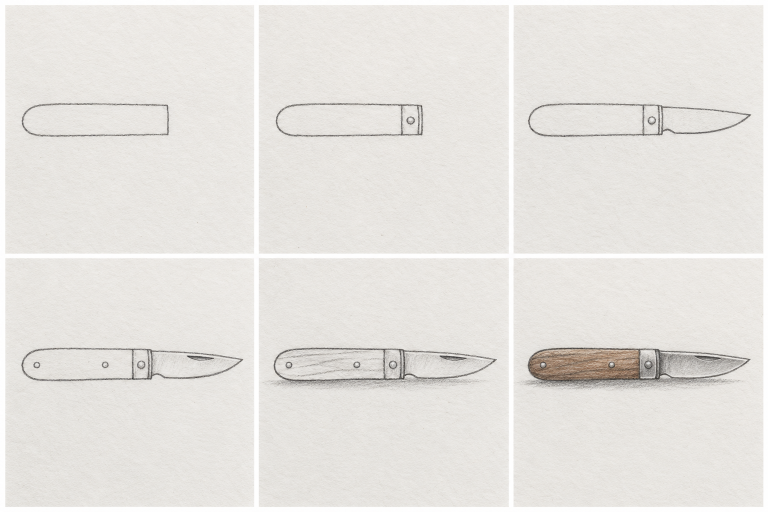
#> input picture drafts/open-pocketknife-with-wooden-handle/single-master-source.png, 1536 x 1024 px, found by its file name (shown at 1/2 size)
$ python derive-cumulative-sheet.py
#> lines starting #> are read from the running program, lines starting #| are printed output that depends on the picture
from PIL import Image, ImageDraw, ImageFilter
from pathlib import Path
src=Image.open('drafts/open-pocketknife-with-wooden-handle/single-master-source.png').convert('RGB')
#> src is the input picture: PIL image 1536x1024 RGB; mean R, G, B 230.3, 227.6, 223.6
master=src.crop((518,517,1018,1017))
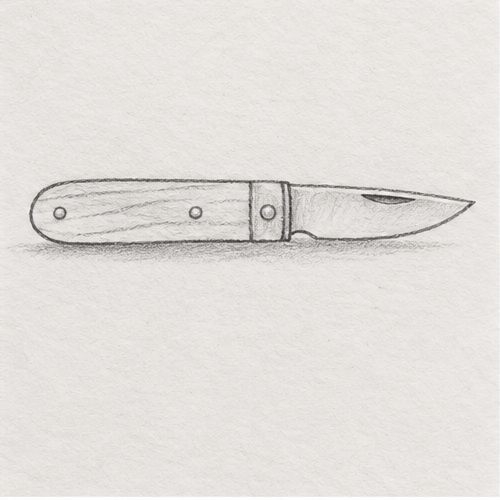
#> master: PIL image 500x500 RGB; mean R, G, B 226.9, 224.3, 220.2
finish=src.crop((1028,517,1528,1017))
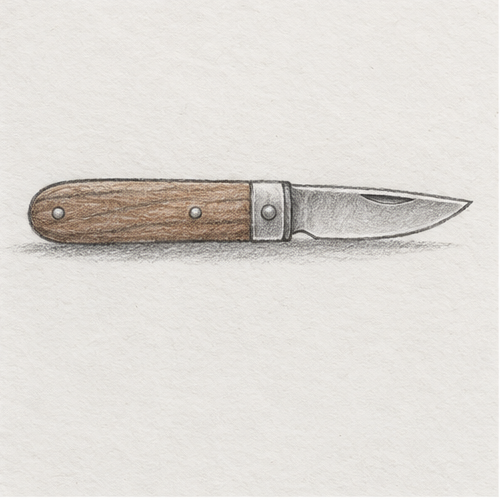
#> finish: PIL image 500x500 RGB; mean R, G, B 223.8, 220, 215
# Clone untouched paper from the same raster master, then remove later pencil layers.
blank=Image.new('RGB',(500,500))
#> blank: PIL image 500x500 RGB; every value is 0
for y in range(500):
    sy=20+(y%140)
    blank.paste(master.crop((0,sy,500,sy+1)),(0,y))
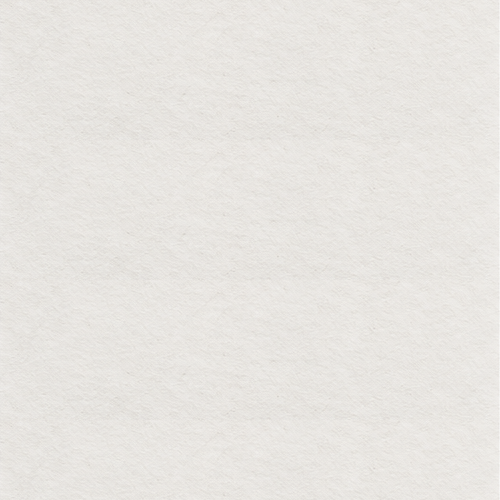
#> blank: PIL image 500x500 RGB; mean R, G, B 231.9, 229.2, 225
def erase(im, regions):
    mask=Image.new('L',(500,500),0)
    d=ImageDraw.Draw(mask)
    for box in regions: d.rectangle(box,fill=255)
    return Image.composite(blank,im,mask.filter(ImageFilter.GaussianBlur(3)))
blade=[(296,169,495,268)]
inside=[(49,185,253,241)]
shadow=[(25,247,495,277)]
pivot=[(254,195,286,233)]
def restore_rivets(im):
    mask=Image.new('L',(500,500),0)
    d=ImageDraw.Draw(mask)
    for x in (60,195): d.ellipse((x-13,205-13,x+13,205+13),fill=255)
    return Image.composite(master,im,mask.filter(ImageFilter.GaussianBlur(2)))
frame1=erase(master,blade+inside+shadow+pivot)
#> in erase, `mask=Image.new('L',(500,500),0)`: mask: PIL image 500x500 L; every value is 0
frame2=restore_rivets(erase(master,blade+inside+shadow))
#> in erase (call 2), `return Image.composite(blank,im,mask.filter(ImageFilter.GaussianBlur(3..`:
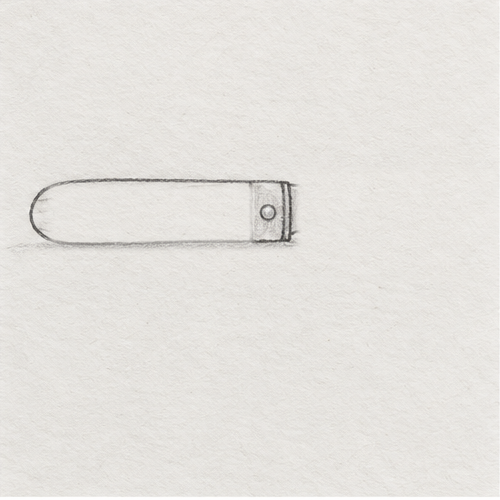
#> returned value: PIL image 500x500 RGB; mean R, G, B 229.8, 227.2, 223.1
frame3=restore_rivets(erase(master,inside+shadow))
frames=[frame1,frame2,frame3,master,finish]
canvas=Image.new('RGB',(1536,1024),(255,255,255))
#> canvas: PIL image 1536x1024 RGB; every value is 255
for i,im in enumerate(frames):
    x=[10,518,1028][i%3]; y=[10,517][i//3]
    canvas.paste(im,(x,y))
#> this loop made 5 passes
#> (x, y) on passes 1 to 5: (10, 10), (518, 10), (1028, 10), (10, 517), (518, 517)
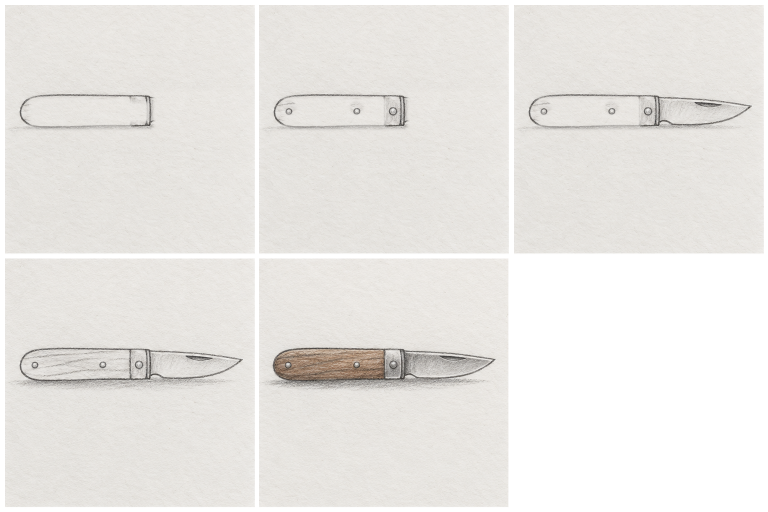
#> canvas: PIL image 1536x1024 RGB (shown at 1/2 size); mean R, G, B 233.4, 231.1, 227.7
out=Path('drafts/open-pocketknife-with-wooden-handle/open-pocketknife-with-wooden-handle-contact-sheet.png')
canvas.save(out)
print(out)
